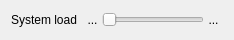
<?xml version="1.0" encoding="UTF-8"?>
<ui version="4.0">
 <class>SystemLoadWidget</class>
 <widget class="QWidget" name="SystemLoadWidget">
  <property name="geometry">
   <rect>
    <x>0</x>
    <y>0</y>
    <width>234</width>
    <height>40</height>
   </rect>
  </property>
  <property name="windowTitle">
   <string>Form</string>
  </property>
  <layout class="QHBoxLayout" name="horizontalLayout">
   <property name="spacing">
    <number>0</number>
   </property>
   <item>
    <widget class="QLabel" name="label">
     <property name="text">
      <string>System load</string>
     </property>
    </widget>
   </item>
   <item>
    <spacer name="horizontalSpacer">
     <property name="orientation">
      <enum>Qt::Horizontal</enum>
     </property>
     <property name="sizeType">
      <enum>QSizePolicy::Fixed</enum>
     </property>
     <property name="sizeHint" stdset="0">
      <size>
       <width>6</width>
       <height>1</height>
      </size>
     </property>
    </spacer>
   </item>
   <item>
    <widget class="QToolButton" name="minusBtn">
     <property name="styleSheet">
      <string notr="true">#minusBtn {
	border: none;
	background-color: transparent;
}

#minusBtn:disabled {
	border: none;
	background-color: transparent;
}

#minusBtn:default {
	border: none;
	background-color: transparent;
}

#minusBtn:hover {
	border: none;
	background-color: transparent;
}

#minusBtn:pressed {
	border: none;
	background-color: transparent;
}</string>
     </property>
     <property name="text">
      <string>...</string>
     </property>
     <property name="icon">
      <iconset resource="../resources/resources.qrc">
       <normaloff>:/icons/minus-16.png</normaloff>:/icons/minus-16.png</iconset>
     </property>
     <property name="autoRaise">
      <bool>true</bool>
     </property>
    </widget>
   </item>
   <item>
    <widget class="QSlider" name="slider">
     <property name="tracking">
      <bool>false</bool>
     </property>
     <property name="orientation">
      <enum>Qt::Horizontal</enum>
     </property>
     <property name="tickPosition">
      <enum>QSlider::NoTicks</enum>
     </property>
    </widget>
   </item>
   <item>
    <widget class="QToolButton" name="plusBtn">
     <property name="styleSheet">
      <string notr="true">#plusBtn {
	border: none;
	background-color: transparent;
}

#plusBtn:disabled {
	border: none;
	background-color: transparent;
}

#plusBtn:default {
	border: none;
	background-color: transparent;
}

#plusBtn:hover {
	border: none;
	background-color: transparent;
}

#plusBtn:pressed {
	border: none;
	background-color: transparent;
}</string>
     </property>
     <property name="text">
      <string>...</string>
     </property>
     <property name="icon">
      <iconset resource="../resources/resources.qrc">
       <normaloff>:/icons/plus-16.png</normaloff>:/icons/plus-16.png</iconset>
     </property>
     <property name="autoRaise">
      <bool>true</bool>
     </property>
    </widget>
   </item>
  </layout>
 </widget>
 <resources>
  <include location="../resources/resources.qrc"/>
 </resources>
 <connections/>
</ui>
